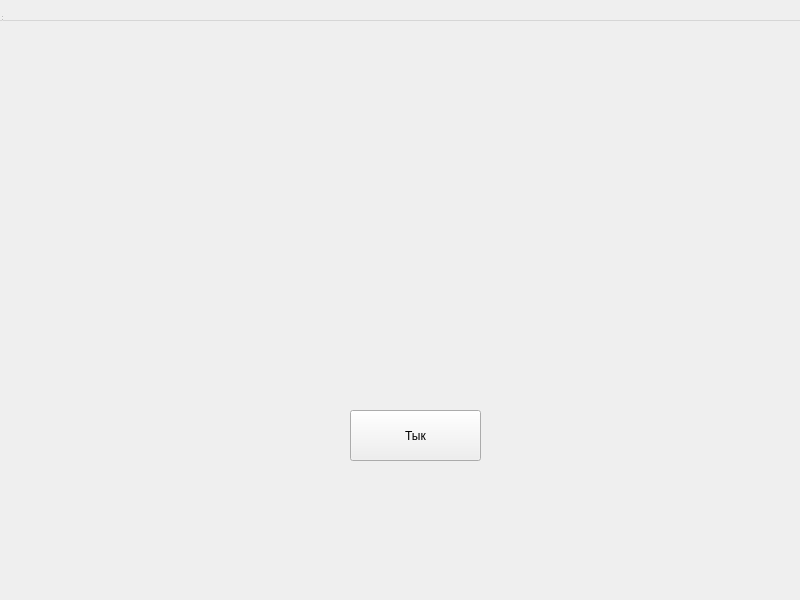
<?xml version="1.0" encoding="UTF-8"?>
<ui version="4.0">
 <class>MainWindow</class>
 <widget class="QWidget" name="MainWindow">
  <property name="geometry">
   <rect>
    <x>0</x>
    <y>0</y>
    <width>800</width>
    <height>600</height>
   </rect>
  </property>
  <property name="windowTitle">
   <string>MainWindow</string>
  </property>
  <widget class="QWidget" name="centralwidget">
   <widget class="QPushButton" name="button">
    <property name="geometry">
     <rect>
      <x>350</x>
      <y>410</y>
      <width>131</width>
      <height>51</height>
     </rect>
    </property>
    <property name="text">
     <string>Тык</string>
    </property>
   </widget>
  </widget>
  <widget class="QMenuBar" name="menubar">
   <property name="geometry">
    <rect>
     <x>0</x>
     <y>0</y>
     <width>800</width>
     <height>21</height>
    </rect>
   </property>
  </widget>
  <widget class="QStatusBar" name="statusbar"/>
 </widget>
 <resources/>
 <connections/>
</ui>
